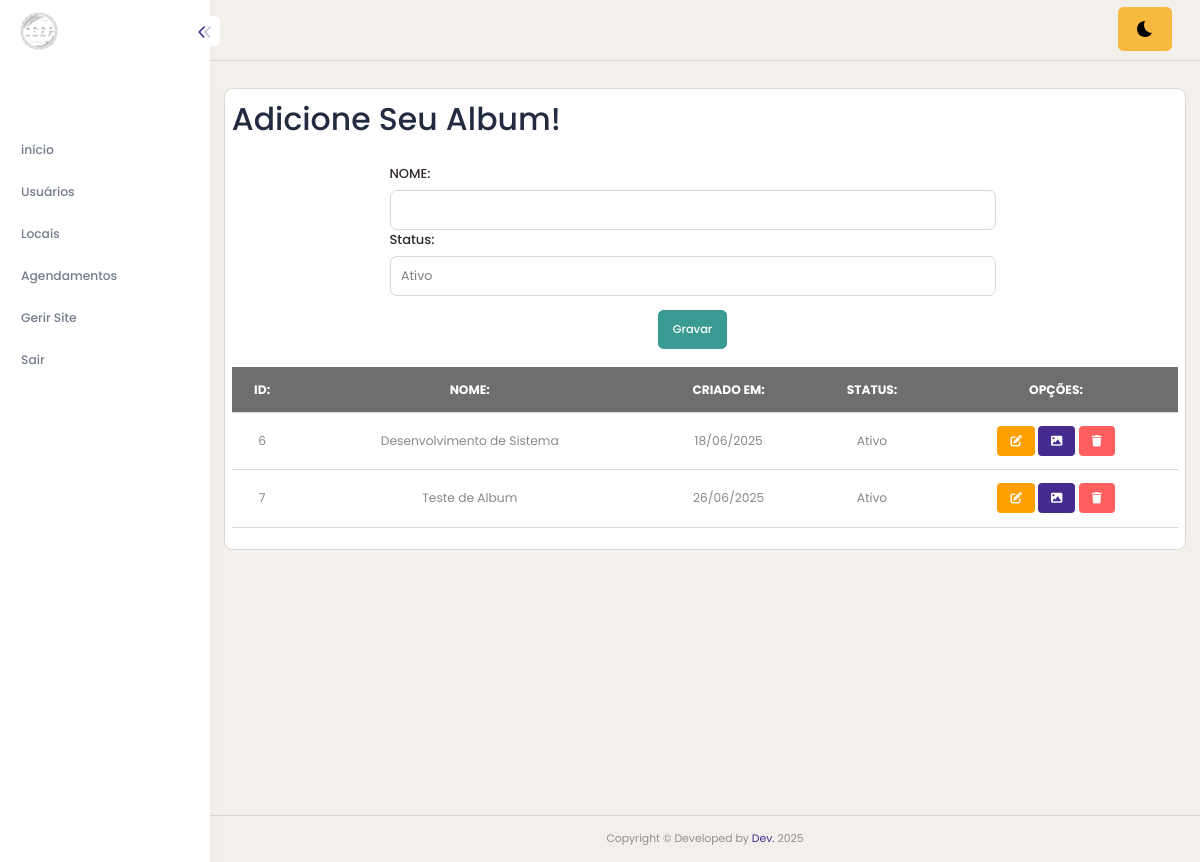
/albuns-cadastro.php (signed in), run on the app's committed database.
### tables this page shows
CREATE TABLE `albuns` (
  `id` int(11) NOT NULL,
  `nome` varchar(255) NOT NULL,
  `data` date DEFAULT NULL,
  `status` tinyint(1) DEFAULT NULL
);

### albuns-cadastro.php (the view, shortened to what this page needs)
<!DOCTYPE html>
<html lang="pt-BR">
<head>
    <?php include("app-header.php"); ?>
</head>
<body>
    <?php include("app-lateral.php"); ?>
    <div class="content-body" style="min-height: 899px;">
        <div class="container-fluid">
            <div class="row">
                <div class="card p-2">
                    <h1>Adicione Seu Album!</h1>
                    <div class="row mt-3 ">
                        <form action="albuns-acao.php" method="post" class="row">
                            <div class="offset-2 col-8">
                                <label for="nome" class="form-label">NOME:</label>
                                <input type="text" class="form-control" id="nome" name="txtNome">
                            </div>
                            <div class="offset-2 col-8">
                                <label for="status" class="form-label">Status:</label>
                                <select type="text" class="form-control" id="status" name="txtStatus">
                                    <option value="1" selected>Ativo</option>
                                </select>
                            </div>
                            <div class="col-12 text-center">
                                <input value="Gravar" type="submit" class="btn btn-success mt-3">
                            </div> <br>
                        </form>
                    </div> <br>
                    <div class="text-center">
                        <table class="table ">
                            <tr class="table-dark">
                                <th>ID:</th>
                                <th>NOME:</th>
                                <th>CRIADO EM:</th>
                                <th>STATUS:</th>
                                <th>OPÇÕES:</th>
                            </tr>
                            <?php
                            $sql = $conn->prepare(" SELECT * from albuns;");
                            $sql->execute();
                            while ($dados = $sql->fetch()) {
                                ?>
                                <tr>
                                    <td>
                                        <?php echo $dados['id'] ?>
                                    </td>
                                    <td>
                                        <?php echo $dados['nome'] ?>
                                    </td>
                                    <td>
                                        <?php $dataCriacao = new DateTime($dados['data']);
                                        echo $dataCriacao->format('d/m/Y');  ?>
                                    </td>
                                    <td>
                                        <?php
                                        if ($dados['status'] == 1) {
                                            echo "Ativo";
                                        } else {
                                            echo "Bloqueado";
                                        }
                                        ?>
                                    </td>
                                    <td class="text-center">
                                        <a href="albuns-editar.php?id=<?php echo $dados['id']; ?>"
                                            class="btn btn-warning btn-sm"><i class="fa-solid fa-pen-to-square"></i></a>
                                        <a href="#" class="btn btn-primary btn-sm" data-bs-toggle="modal"
                                            data-bs-target="#modalFotos" data-album-id="<?php echo $dados['id']; ?>"><i
                                                class="fa-solid fa-image"></i></a>
                                        <a href="albuns-deletar.php?id=<?php echo $dados['id']; ?>"
                                            class="btn btn-danger btn-sm"><i class="fa-solid fa-trash"></i></a>
                                    </td>
                                </tr>
                            <?php } ?>
                        </table>
                    </div>
                </div>
            </div>
        </div>
    </div>
    <?php include("app-footer.php"); ?>
</body>
</html>

### data on the page
albuns: id "6", nome "Desenvolvimento de Sistema", data "18/06/2025", status "Ativo"
albuns: id "7", nome "Teste de Album", data "26/06/2025", status "Ativo"
